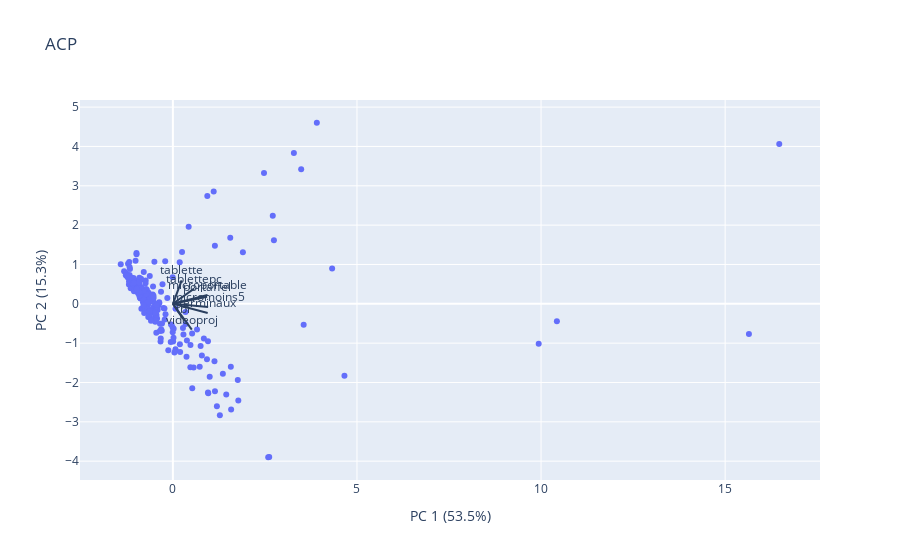

Notebook code cell kept with this figure:
### Code cell
#On centre les données et on les réduit

print(df_termin.columns)
centralized = StandardScaler().fit_transform(df_termin.drop(columns=['propclassesavectbi']))

#On applique l'ACP
pca = PCA(n_components=2)
components = pca.fit_transform(centralized)

labels = {
    str(i): f"PC {i+1} ({var:.1f}%)"
    for i, var in enumerate(pca.explained_variance_ratio_ * 100)
}


fig = px.scatter(components, x=0, y=1, title='ACP', labels=labels)

columns_names = df_termin.drop(columns=['propclassesavectbi']).columns

loadings = pca.components_.T * np.sqrt(pca.explained_variance_)

for i, column in enumerate(columns_names):
    fig.add_shape(
        type='line',
        x0=0, y0=0,
        x1=loadings[i, 0],
        y1=loadings[i, 1]
    )
    fig.add_annotation(
        x=loadings[i, 0],
        y=loadings[i, 1],
        ax=0, ay=0,
        xanchor="center",
        yanchor="bottom",
        text=column
    )

fig.show()

### Figure 1 — Plotly figure (JSON) as saved in the notebook; plotly's stock layout.template omitted (floating-point values rounded to 4 significant figures; data arrays with more than 128 entries replaced by an {"elided": "..."} marker saying what was removed)
{"data": [{"hovertemplate": "PC 1 (53.5%)=%{x}<br>PC 2 (15.3%)=%{y}<extra></extra>", "legendgroup": "", "marker": {"color": "#636efa", "symbol": "circle"}, "mode": "markers", "name": "", "orientation": "v", "showlegend": false, "type": "scatter", "x": {"elided": "233 float values"}, "xaxis": "x", "y": {"elided": "233 float values"}, "yaxis": "y"}], "layout": {"annotations": [{"ax": 0, "ay": 0, "text": "terminaux", "x": 0.9453, "xanchor": "center", "y": -0.2314, "yanchor": "bottom"}, {"ax": 0, "ay": 0, "text": "tablette", "x": 0.2393, "xanchor": "center", "y": 0.5956, "yanchor": "bottom"}, {"ax": 0, "ay": 0, "text": "tablettepc", "x": 0.577, "xanchor": "center", "y": 0.3866, "yanchor": "bottom"}, {"ax": 0, "ay": 0, "text": "micromoins5", "x": 0.9571, "xanchor": "center", "y": -0.08011, "yanchor": "bottom"}, {"ax": 0, "ay": 0, "text": "microportable", "x": 0.9417, "xanchor": "center", "y": 0.2245, "yanchor": "bottom"}, {"ax": 0, "ay": 0, "text": "portaffel", "x": 0.9296, "xanchor": "center", "y": 0.179, "yanchor": "bottom"}, {"ax": 0, "ay": 0, "text": "tbi", "x": 0.2821, "xanchor": "center", "y": -0.3901, "yanchor": "bottom"}, {"ax": 0, "ay": 0, "text": "videoproj", "x": 0.5143, "xanchor": "center", "y": -0.6571, "yanchor": "bottom"}], "legend": {"tracegroupgap": 0}, "shapes": [{"type": "line", "x0": 0, "x1": 0.9453, "y0": 0, "y1": -0.2314}, {"type": "line", "x0": 0, "x1": 0.2393, "y0": 0, "y1": 0.5956}, {"type": "line", "x0": 0, "x1": 0.577, "y0": 0, "y1": 0.3866}, {"type": "line", "x0": 0, "x1": 0.9571, "y0": 0, "y1": -0.08011}, {"type": "line", "x0": 0, "x1": 0.9417, "y0": 0, "y1": 0.2245}, {"type": "line", "x0": 0, "x1": 0.9296, "y0": 0, "y1": 0.179}, {"type": "line", "x0": 0, "x1": 0.2821, "y0": 0, "y1": -0.3901}, {"type": "line", "x0": 0, "x1": 0.5143, "y0": 0, "y1": -0.6571}], "title": {"text": "ACP"}, "xaxis": {"anchor": "y", "domain": [0, 1], "title": {"text": "PC 1 (53.5%)"}}, "yaxis": {"anchor": "x", "domain": [0, 1], "title": {"text": "PC 2 (15.3%)"}}}}
